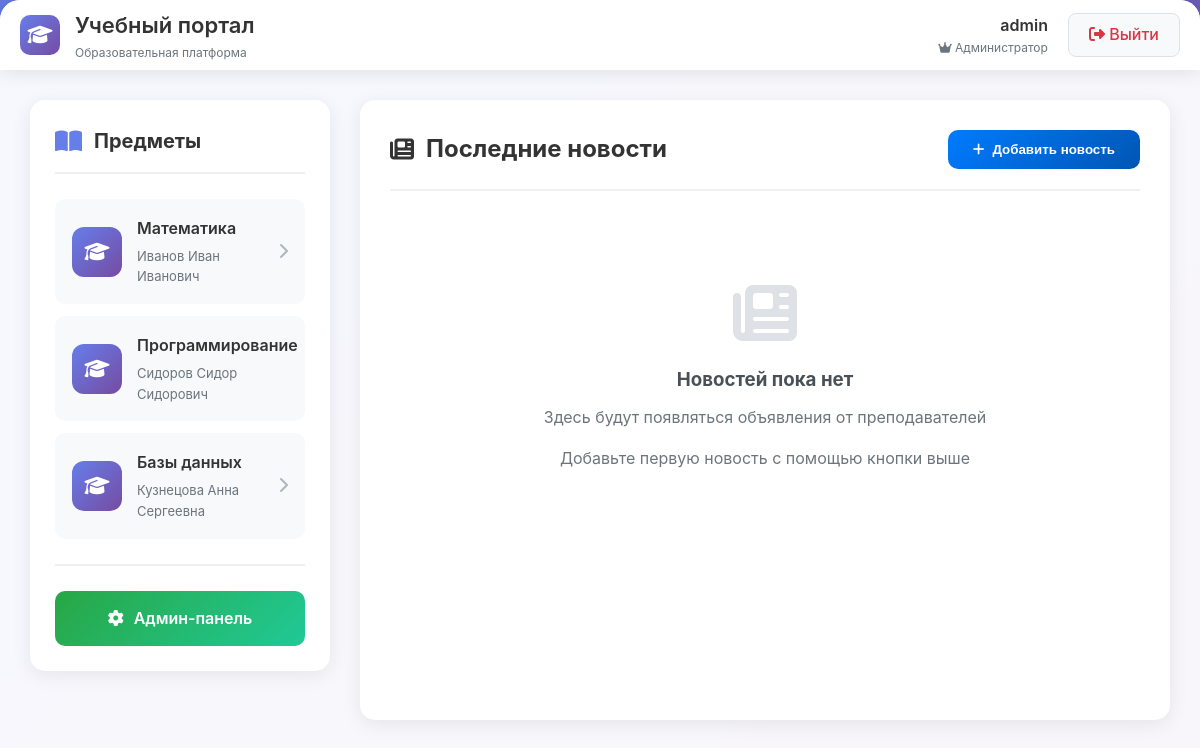
Screenshot of / (signed in) with the database file from the repository.
### app.py (models this page shows, shortened)
class User(db.Model):
    id = db.Column(db.Integer, primary_key=True)
    username = db.Column(db.String(50), unique=True, nullable=False)
    password = db.Column(db.String(100), nullable=False)
    is_admin = db.Column(db.Boolean, default=False)

class Subject(db.Model):
    id = db.Column(db.Integer, primary_key=True)
    name = db.Column(db.String(100), nullable=False)
    teacher_name = db.Column(db.String(100))
    teacher_contacts = db.Column(db.Text)
    order = db.Column(db.Integer, default=0)

### app.py (the view)
@app.route('/')
@login_required
def index():
    subjects = Subject.query.order_by(Subject.order).all()
    news = News.query.order_by(News.created_at.desc()).limit(10).all()
    return render_template('index.html', subjects=subjects, news=news)

### app.py (called while the page is built)
def login_required(f):
    @wraps(f)
    def decorated_function(*args, **kwargs):
        if 'user_id' not in session:
            flash('Пожалуйста, войдите в систему', 'warning')
            return redirect(url_for('login'))
        return f(*args, **kwargs)
    return decorated_function

@app.context_processor
def inject_user():
    if 'user_id' in session:
        user = db.session.get(User, session['user_id'])
        if user:
            return {'current_user': user}
    return {'current_user': None}

### templates/index.html (shortened to what this page needs)
{% extends "base.html" %}
{% block content %}
<div class="dashboard">
    <aside class="sidebar">
        <div class="sidebar-header">
            <i class="fas fa-book-open"></i>
            <h2>Предметы</h2>
        </div>
        {% if subjects %}
            <div class="subjects-list">
                {% for subject in subjects %}
                    <a href="{{ url_for('subject', subject_id=subject.id) }}" class="subject-card">
                        <div class="subject-icon">
                            <i class="fas fa-graduation-cap"></i>
                        </div>
                        <div class="subject-info">
                            <div class="subject-name">{{ subject.name }}</div>
                            {% if subject.teacher_name %}
                                <div class="subject-teacher">{{ subject.teacher_name }}</div>
                            {% endif %}
                        </div>
                        <div class="subject-arrow">
                            <i class="fas fa-chevron-right"></i>
                        </div>
                    </a>
                {% endfor %}
            </div>
        {% endif %}
        {% if current_user and current_user.is_admin %}
            <div class="admin-panel">
                <a href="{{ url_for('admin_dashboard') }}" class="admin-btn">
                    <i class="fas fa-cog"></i>
                    <span>Админ-панель</span>
                </a>
            </div>
        {% endif %}
    </aside>
    <main class="news-section">
        <div class="news-header">
            <h2>
                <i class="fas fa-newspaper"></i>
                <span>Последние новости</span>
            </h2>
            {% if current_user and current_user.is_admin %}
                <button class="add-news-btn" onclick="toggleNewsForm()">
                    <i class="fas fa-plus"></i>
                    <span>Добавить новость</span>
                </button>
            {% endif %}
        </div>
        <div class="news-feed">
            {% if news %}
                {% for item in news %}
                    <article class="news-card">
                        <div class="news-meta">
                            <span class="news-subject">{{ item.subject.name }}</span>
                            <div>
                                <span class="news-date">{{ item.created_at.strftime('%d.%m.%Y в %H:%M') }}</span>
                                {% if current_user and current_user.is_admin %}
                                    <a href="{{ url_for('delete_news', news_id=item.id) }}"
                                       class="news-delete"
                                       onclick="return confirm('Удалить эту новость?')">
                                        <i class="fas fa-trash"></i>
                                    </a>
                                {% endif %}
                            </div>
                        </div>
                        <h3 class="news-title">{{ item.title }}</h3>
                        <p class="news-content">{{ item.content }}</p>
                    </article>
                {% endfor %}
            {% else %}
                <div class="empty-news">
                    <i class="fas fa-newspaper"></i>
                    <h3>Новостей пока нет</h3>
                    <p>Здесь будут появляться объявления от преподавателей</p>
                    {% if current_user and current_user.is_admin %}
                        <p style="margin-top: 15px;">Добавьте первую новость с помощью кнопки выше</p>
                    {% endif %}
                </div>
            {% endif %}
        </div>
    </main>
</div>
{% endblock %}

### templates/base.html (shortened to what this page needs)
<!DOCTYPE html>
<html lang="ru">
<head>
    <link rel="stylesheet" href="https://cdnjs.cloudflare.com/ajax/libs/font-awesome/6.4.0/css/all.min.css">
</head>
<body>
    <div class="app-wrapper">
        <nav class="navbar">
            <a href="{{ url_for('index') }}" class="logo">
                <div class="logo-icon">
                    <i class="fas fa-graduation-cap"></i>
                </div>
                <div class="logo-text">
                    <h1>Учебный портал</h1>
                    <p>Образовательная платформа</p>
                </div>
            </a>
            {% if current_user %}
                <div class="user-menu">
                    <div class="user-info">
                        <div class="username">{{ current_user.username }}</div>
                        <div class="user-role">
                            {% if current_user.is_admin %}
                                <i class="fas fa-crown"></i> Администратор
                            {% else %}
                                <i class="fas fa-user-graduate"></i> Студент
                            {% endif %}
                        </div>
                    </div>
                    <a href="{{ url_for('logout') }}" class="logout-btn">
                        <i class="fas fa-sign-out-alt"></i> Выйти
                    </a>
                </div>
            {% endif %}
        </nav>
        <div class="main-content">
            {% block content %}{% endblock %}
        </div>
    </div>
</body>
</html>

### templates/base.html (style rules this page uses)
* { margin: 0; padding: 0; box-sizing: border-box; }
body { font-family: -apple-system, BlinkMacSystemFont, 'Segoe UI', Roboto, Oxygen, Ubuntu, sans-serif; line-height: 1.6; color: #333; background: linear-gradient(135deg, #667eea 0%, #764ba2 100%); min-height: 100vh; }
.app-wrapper { min-height: 100vh; background: rgba(255, 255, 255, 0.95); border-radius: 20px 20px 0 0; margin: 0 auto; max-width: 1400px; box-shadow: 0 -10px 40px rgba(0,0,0,0.1); }
.navbar { background: white; padding: 0 20px; border-radius: 20px 20px 0 0; box-shadow: 0 2px 20px rgba(0,0,0,0.1); display: flex; justify-content: space-between; align-items: center; height: 70px; }
.logo { display: flex; align-items: center; gap: 15px; text-decoration: none; color: #333; }
.logo-icon { width: 40px; height: 40px; background: linear-gradient(135deg, #667eea 0%, #764ba2 100%); border-radius: 10px; display: flex; align-items: center; justify-content: center; color: white; font-size: 20px; }
.logo-text h1 { font-size: 22px; margin: 0; font-weight: 600; }
.logo-text p { font-size: 12px; color: #6c757d; margin: 0; }
.user-menu { display: flex; align-items: center; gap: 20px; }
.user-info { text-align: right; }
.username { font-weight: 600; color: #333; }
.user-role { font-size: 12px; color: #6c757d; }
.logout-btn { padding: 8px 20px; background: #f8f9fa; color: #dc3545; text-decoration: none; border-radius: 8px; font-weight: 500; border: 1px solid #dee2e6; transition: all 0.3s; }
.main-content { padding: 30px; min-height: calc(100vh - 130px); }

### templates/index.html (style rules this page uses)
.dashboard { display: grid; grid-template-columns: 300px 1fr; gap: 30px; min-height: calc(100vh - 180px); }
.sidebar { background: white; border-radius: 15px; padding: 25px; box-shadow: 0 4px 20px rgba(0,0,0,0.08); height: fit-content; position: sticky; top: 30px; }
.sidebar-header { display: flex; align-items: center; gap: 12px; margin-bottom: 25px; padding-bottom: 15px; border-bottom: 2px solid #f0f0f0; }
.sidebar-header i { color: #667eea; font-size: 24px; }
.sidebar-header h2 { margin: 0; color: #333; font-size: 20px; }
.subjects-list { display: flex; flex-direction: column; gap: 12px; }
.subject-card { display: flex; align-items: center; gap: 15px; padding: 15px; background: #f8f9fa; border-radius: 10px; text-decoration: none; color: #333; transition: all 0.3s ease; border: 2px solid transparent; position: relative; overflow: hidden; }
.subject-card::before { content: ''; position: absolute; left: 0; top: 0; height: 100%; width: 4px; background: linear-gradient(to bottom, #667eea, #764ba2); opacity: 0; transition: opacity 0.3s; }
.subject-icon { width: 50px; height: 50px; background: linear-gradient(135deg, #667eea 0%, #764ba2 100%); border-radius: 12px; display: flex; align-items: center; justify-content: center; color: white; font-size: 20px; flex-shrink: 0; }
.subject-info { flex: 1; }
.subject-name { font-weight: 600; font-size: 16px; margin-bottom: 4px; }
.subject-teacher { font-size: 13px; color: #6c757d; }
.subject-arrow { color: #adb5bd; transition: transform 0.3s; }
.admin-panel { margin-top: 25px; padding-top: 25px; border-top: 2px solid #f0f0f0; }
.admin-btn { display: flex; align-items: center; justify-content: center; gap: 10px; width: 100%; padding: 15px; background: linear-gradient(135deg, #28a745 0%, #20c997 100%); color: white; text-decoration: none; border-radius: 10px; font-weight: 600; transition: all 0.3s; }
.news-section { background: white; border-radius: 15px; padding: 30px; box-shadow: 0 4px 20px rgba(0,0,0,0.08); }
.news-header { display: flex; justify-content: space-between; align-items: center; margin-bottom: 30px; padding-bottom: 20px; border-bottom: 2px solid #f0f0f0; }
.news-header h2 { margin: 0; color: #333; font-size: 24px; display: flex; align-items: center; gap: 12px; }
.add-news-btn { padding: 12px 25px; background: linear-gradient(135deg, #007bff 0%, #0056b3 100%); color: white; border: none; border-radius: 10px; font-weight: 600; cursor: pointer; display: flex; align-items: center; gap: 8px; transition: all 0.3s; }
.news-feed { display: flex; flex-direction: column; gap: 20px; }
.empty-news { text-align: center; padding: 60px 30px; color: #6c757d; }
.empty-news i { font-size: 64px; color: #dee2e6; margin-bottom: 20px; }
.empty-news h3 { margin-bottom: 10px; color: #495057; }

### rows the page displays
User: username "admin"
Subject: name "Математика", teacher_name "Иванов Иван Иванович"
Subject: name "Программирование", teacher_name "Сидоров Сидор Сидорович"
Subject: name "Базы данных", teacher_name "Кузнецова Анна Сергеевна"
